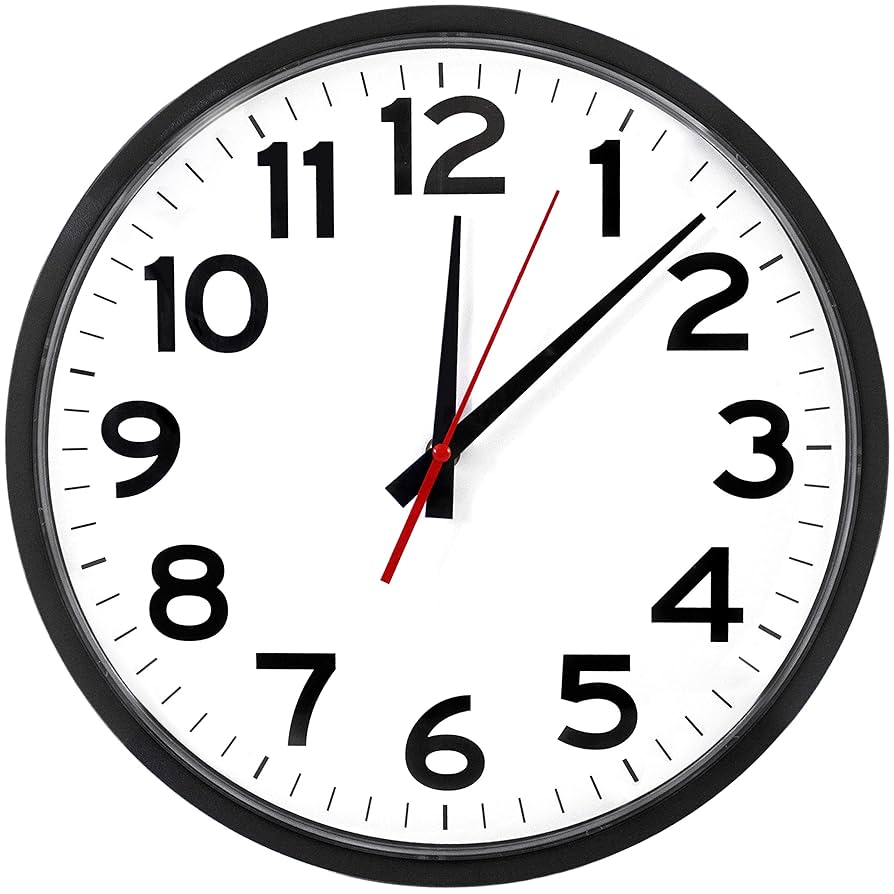
//> input picture Vigy/Clock.jpg, 894 x 894 px
$ ./Exercise_4   (built with g++ and OpenCV 4)
//> lines starting //> are read from the running program, lines starting //| are printed output that depends on the picture
	#include "opencv2/opencv.hpp"
	#include <unistd.h>

	using namespace cv;
	using namespace std;

int main(){
	Mat img = imread("Clock.jpg",0);
//> img: 894 rows x 894 cols, CV_8UC1; min 0, max 255, mean 207
	if(img.empty()){
		cout << "failed" << endl;
		return 1;
	}
	imshow("IMG",img);
	Mat added;
	Mat subtracted;
	Mat M(img.rows,img.cols,CV_8UC1,Scalar(1));
	M = M * 100;

	add(img, M, added);
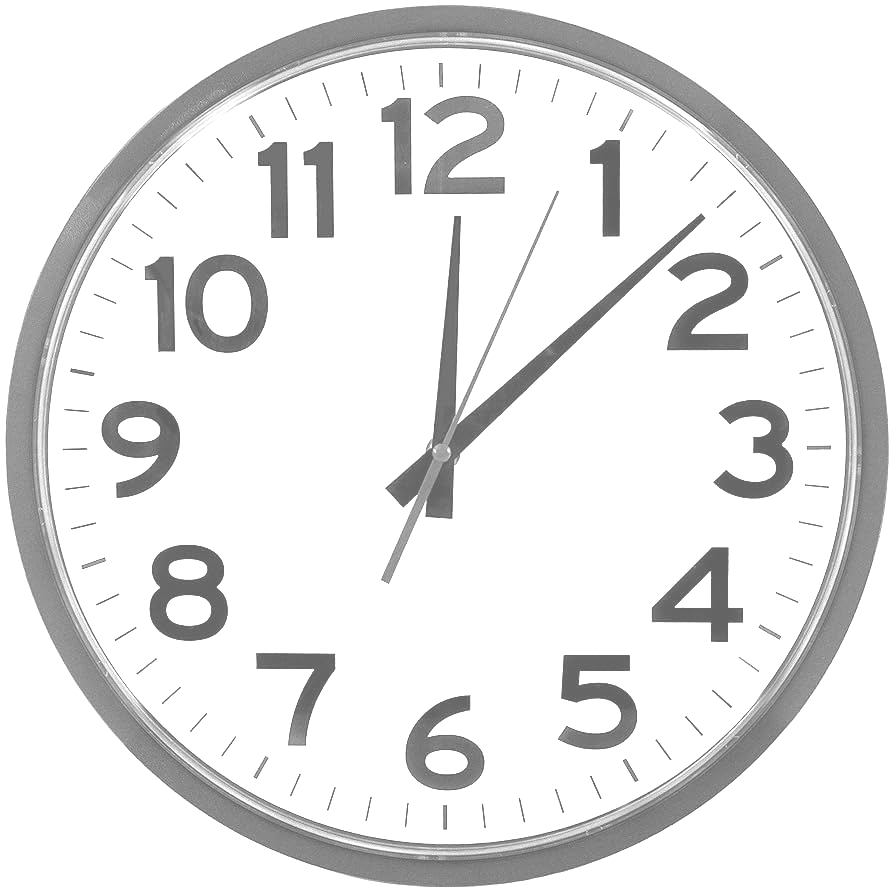
//> added: 894 rows x 894 cols, CV_8UC1; min 100, max 255, mean 230.2
	subtract(img, M, subtracted);
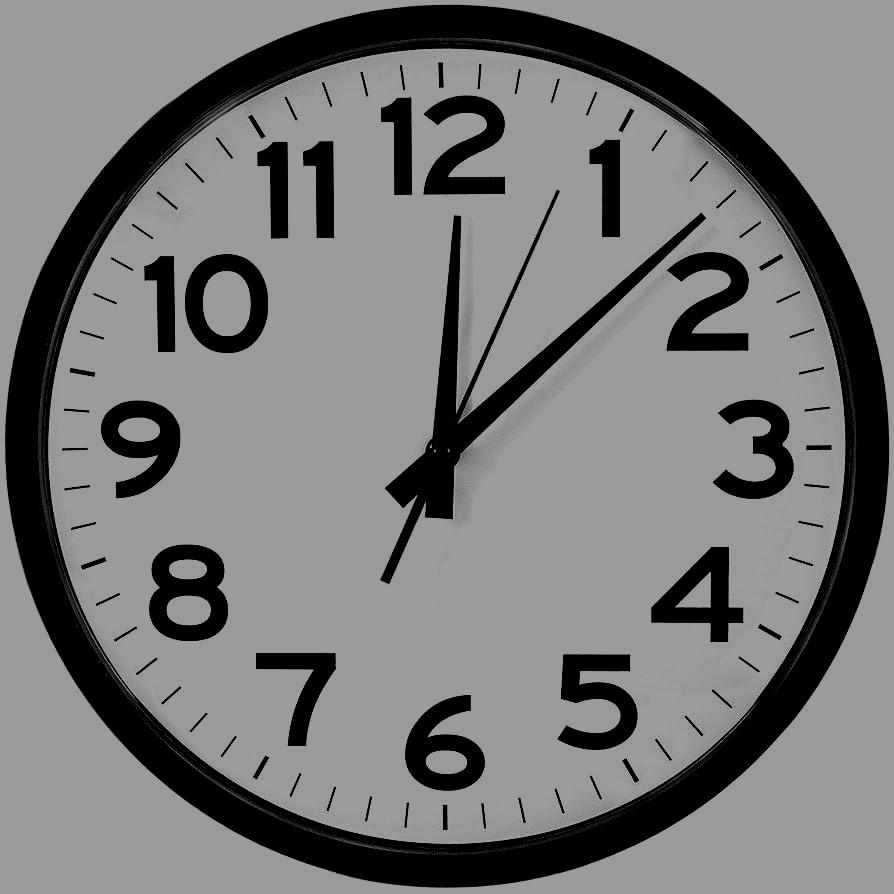
//> subtracted: 894 rows x 894 cols, CV_8UC1; min 0, max 155, mean 120.2
	imshow("Added",added);
	imshow("Subtracted",subtracted);
	waitKey(0);

	return 0;
}
